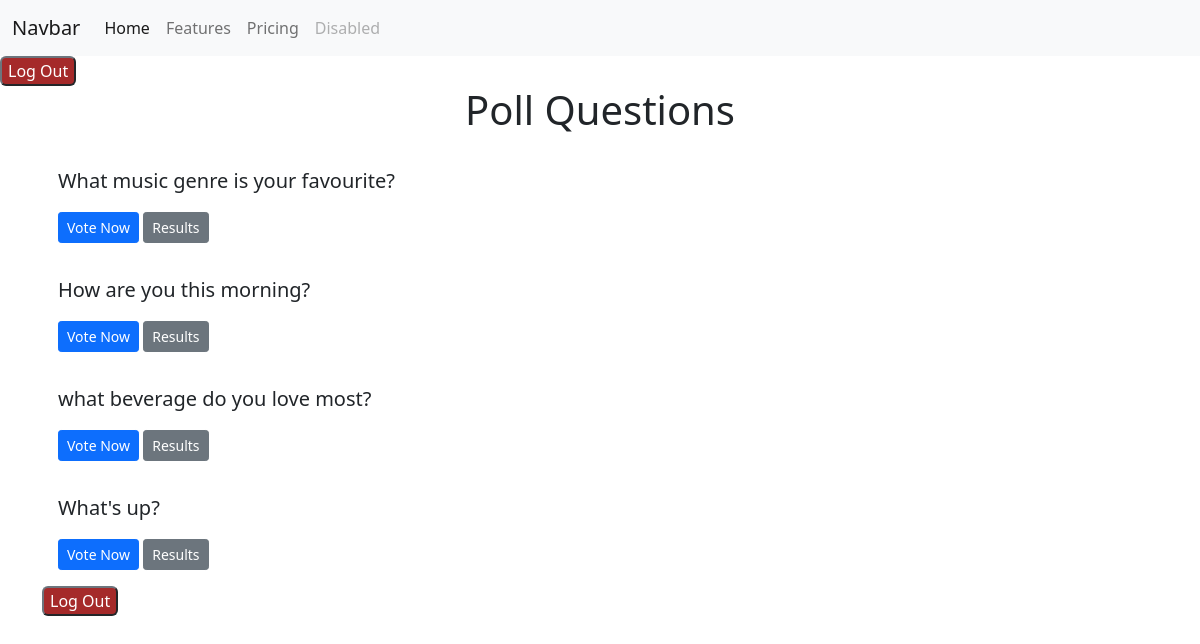
The app's page /polls/ (signed in) with its own data.
### polls/models.py (models this page shows, shortened)
class Question(models.Model):
    question_text = models.CharField(max_length=200)
    pub_date = models.DateTimeField("date published")
    posted_by = models.ForeignKey(User, on_delete=models.SET_NULL, null=True, blank=True)
    timestamp = models.DateTimeField(default=timezone.now)

### polls/views.py (the view)
# urls.py: path("", views.IndexView.as_view(), name="index"),
class IndexView(LoginRequiredMixin, generic.ListView):
    login_url = "users:login"
    redirect_field_name = "redirect_to"
    template_name = "polls/index.html"
    context_object_name = "latest_question_list"
    def get_queryset(self):
        return Question.objects.filter(pub_date__lte=timezone.now()).order_by("-pub_date")[:5
    ]

### polls/templates/polls/index.html (shortened to what this page needs)
{% extends 'base.html' %}
{% load static %}
{% block content %}
<h1 class="text-center mb-3">Poll Questions</h1>
{% if latest_question_list %}
{% for question in latest_question_list %}
<div class="card-mb-3">
	<div class="card-body">
		<p class="lead">{{ question.question_text }}</p>
		<a href="{% url 'polls:detail' question.id %}" class="btn btn-primary btn-sm">Vote Now</a>
		<a href="{% url 'polls:results' question.id %}" class="btn btn-secondary btn-sm">Results</a>
	</div>
</div>
{% endfor %}
{% else %}
<p>No polls available</p>
{% endif %}
<form action="{% url 'users:logout' %}" method="post">
    <button type="submit"class="btn-secondary" button style="background-color: brown; border-radius: 6px;">Log Out</button>
  </form>
{% endblock %}

### records on screen
Question: question_text "What music genre is your favourite?"
Question: question_text "How are you this morning?"
Question: question_text "what beverage do you love most?"
Question: question_text "What's up?"
